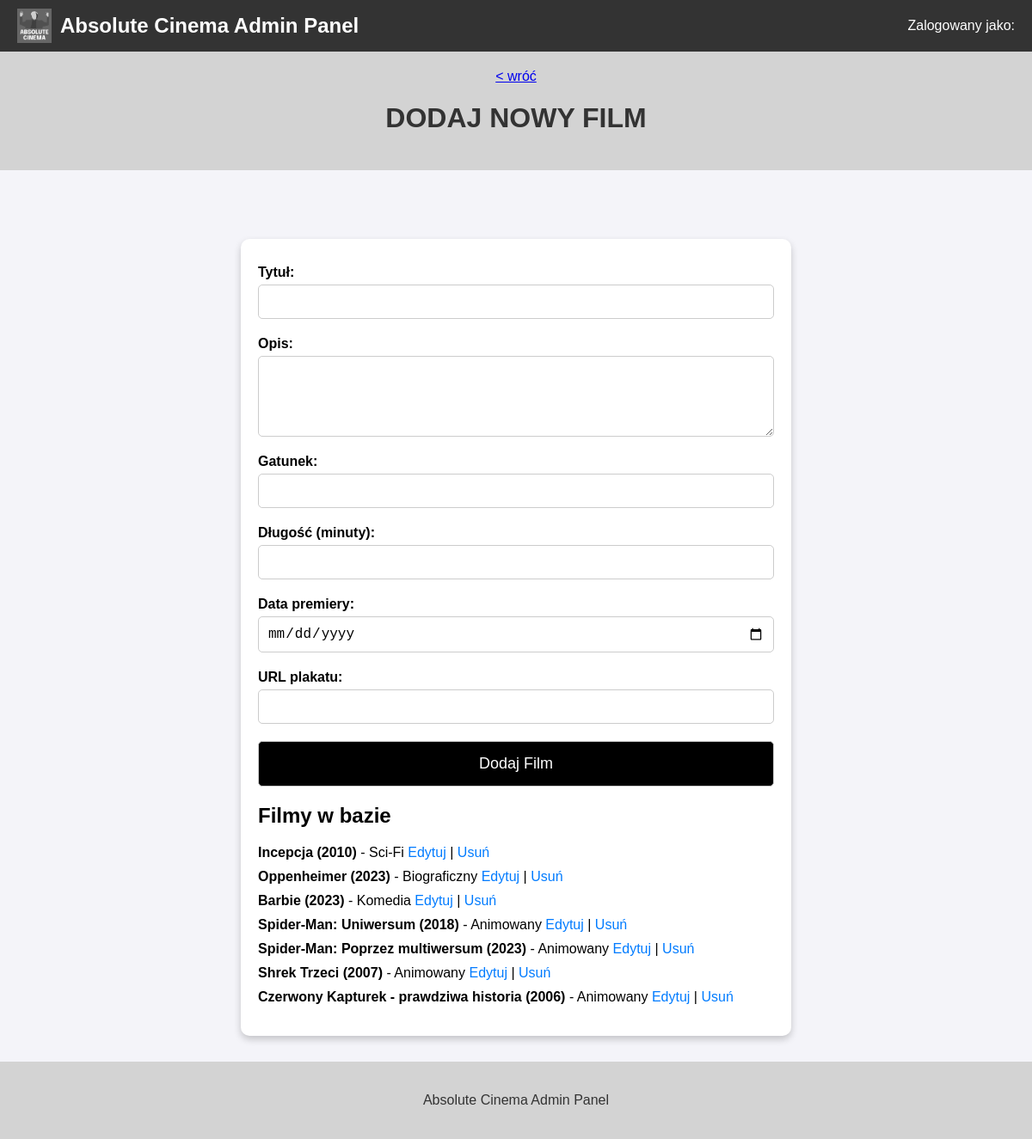
Page /admin/bazy/zarzadzaj_filmami on the committed database.
### app.py (models this page shows)
class Film(db.Model):
    __tablename__ = 'filmy'
    id = db.Column(db.Integer, primary_key=True)
    tytul = db.Column(db.String(150), nullable=False)
    opis = db.Column(db.Text, nullable=True)
    gatunek = db.Column(db.String(50), nullable=False)
    dlugosc = db.Column(db.Integer, nullable=False)
    data_premiery = db.Column(db.Date, nullable=False)
    plakat_url = db.Column(db.String(1000), nullable=True)
    seanse = db.relationship('Seans', backref='film', lazy=True) #db.relationship - służy do definiowania relacji między tabelami

### app.py (the view, shortened to what this page needs)
@app.route('/admin/bazy/zarzadzaj_filmami', methods=['GET', 'POST'])
def zarzadzaj_filmami():
    message = None
    filmy = Film.query.all()  # Pobieranie wszystkich filmów z bazy w kolejności wg daty premiery
    return render_template('admin_bazy_zarzadzaj_filmami.html', message=message, filmy=filmy)

### app.py (called while the page is built)
@app.before_request
def load_database():
    g.kino = {
        "admin" : Administrator.query.all(),
        "film" : Film.query.all(),
        "rezerwacja" : Rezerwacja.query.all(),
        "seans" : Seans.query.all(),
        "klient" : Klient.query.all()
    }

### templates/admin_bazy_zarzadzaj_filmami.html (shortened to what this page needs)
<!DOCTYPE html>
<html lang="pl">
<head>
</head>
<body>
    <div class="navbar">
        <div class="logo">
            <img src="{{ url_for('static', filename='images/absolute_cinema_logo.png') }}" alt="Logo">
            <span>Absolute Cinema Admin Panel</span>
        </div>
        <div class="user-id">
            Zalogowany jako: <strong>{{ username }}</strong>
        </div>
    </div>
    <div class="breadcrumbs">
        <a href="{{ url_for('admin_bazy')}}"> &lt; wróć</a>
        <h1>DODAJ NOWY FILM</h1>
    </div>
    <div class="container">
        <form method="POST">
            <label for="tytul">Tytuł:</label>
            <input type="text" id="tytul" name="tytul" required>
            <label for="opis">Opis:</label>
            <textarea id="opis" name="opis" rows="4"></textarea>
            <label for="gatunek">Gatunek:</label>
            <input type="text" id="gatunek" name="gatunek" required>
            <label for="dlugosc">Długość (minuty):</label>
            <input type="number" id="dlugosc" name="dlugosc" required>
            <label for="data_premiery">Data premiery:</label>
            <input type="date" id="data_premiery" name="data_premiery" required>
            <label for="plakat_url">URL plakatu:</label>
            <input type="url" id="plakat_url" name="plakat_url">
            <button class="dark" type="submit">Dodaj Film</button>
        </form>
        <h2>Filmy w bazie</h2>
        <ul>
            {% for film in filmy %}
            <li>
                <strong>{{ film.tytul }} ({{ film.data_premiery.strftime('%Y') }})</strong> - {{ film.gatunek }}
                <a href="{{ url_for('edytuj_film', film_id=film.id) }}">Edytuj</a> |
                <a href="{{ url_for('usun_film', film_id=film.id) }}" onclick="return confirm('Na pewno chcesz usunąć ten film?')">Usuń</a>
            </li>
            {% endfor %}
        </ul>
    </div>
    <div class="footer">
        <p>Absolute Cinema Admin Panel</p>
    </div>
</body>
</html>

### templates/admin_bazy_zarzadzaj_filmami.html (style rules this page uses)
body { font-family: Arial, sans-serif; background-color: #f4f4f9; margin: 0; padding: 0; display: flex; flex-direction: column; height: 100vh; }
.navbar { background-color: #333; color: white; padding: 10px 20px; display: flex; justify-content: space-between; align-items: center; }
.navbar .logo { display: flex; align-items: center; }
.navbar .logo img { height: 40px; margin-right: 10px; }
.navbar .logo span { font-size: 24px; font-weight: bold; }
.navbar .user-id { font-size: 16px; font-weight: normal; }
.footer { background-color: lightgray; color: #333; text-align: center; padding: 20px 0; margin-top: 30px; flex-shrink: 0; }
.container { min-width: 600px; margin-top: 50px; padding: 20px; background-color: #ffffff; border-radius: 10px; box-shadow: 0 4px 8px rgba(0, 0, 0, 0.2); flex-grow: 1; align-self: center; }
.breadcrumbs { background-color: lightgray; color: black; text-align: center; padding: 20px 0; margin-bottom: 30px; }
h1 { text-align: center; color: #333333; }
form { display: flex; flex-direction: column; }
label { margin-top: 10px; font-weight: bold; margin-bottom: 5px; }
input, textarea { padding: 10px; font-size: 16px; border: 1px solid #ccc; border-radius: 5px; width: 100%; box-sizing: border-box; margin-bottom: 10px; }
textarea { resize: vertical; }
button { padding: 15px; font-size: 18px; border: 1px solid #ccc; border-radius: 5px; cursor: pointer; background-color: black; color: white; width: 100%; margin-top: 10px; }
ul { list-style-type: none; padding: 0; }
ul li { margin-bottom: 10px; }
ul li a { text-decoration: none; color: #007bff; }

### rows in the picture
Film: tytul "Incepcja", data_premiery "2010", gatunek "Sci-Fi"
Film: tytul "Oppenheimer", data_premiery "2023", gatunek "Biograficzny"
Film: tytul "Barbie", data_premiery "2023", gatunek "Komedia"
Film: tytul "Spider-Man: Uniwersum", data_premiery "2018", gatunek "Animowany"
Film: tytul "Spider-Man: Poprzez multiwersum", data_premiery "2023", gatunek "Animowany"
Film: tytul "Shrek Trzeci", data_premiery "2007", gatunek "Animowany"
Film: tytul "Czerwony Kapturek - prawdziwa historia", data_premiery "2006", gatunek "Animowany"
